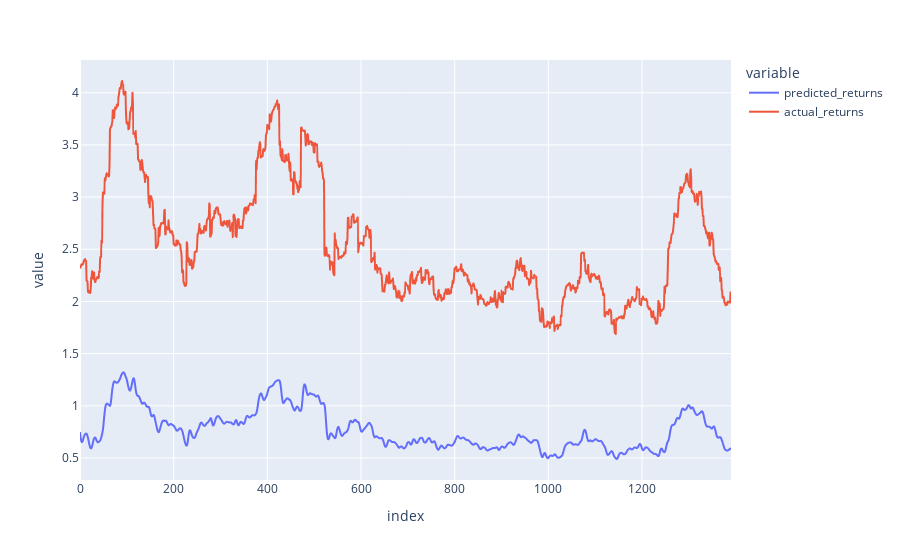

The cell this chart's notebook holds for it:
### Code cell
px.line(output, y=["predicted_returns", "actual_returns"])

### Figure 1 — Plotly figure (JSON) as saved in the notebook; plotly's stock layout.template omitted (floating-point values rounded to 4 significant figures; data arrays with more than 128 entries replaced by an {"elided": "..."} marker saying what was removed)
{"data": [{"hovertemplate": "variable=predicted_returns<br>index=%{x}<br>value=%{y}<extra></extra>", "legendgroup": "predicted_returns", "line": {"color": "#636efa", "dash": "solid"}, "mode": "lines", "name": "predicted_returns", "showlegend": true, "type": "scattergl", "x": {"elided": "1391 int values"}, "xaxis": "x", "y": {"elided": "1391 float values"}, "yaxis": "y"}, {"hovertemplate": "variable=actual_returns<br>index=%{x}<br>value=%{y}<extra></extra>", "legendgroup": "actual_returns", "line": {"color": "#EF553B", "dash": "solid"}, "mode": "lines", "name": "actual_returns", "showlegend": true, "type": "scattergl", "x": {"elided": "1391 int values"}, "xaxis": "x", "y": {"elided": "1391 float values"}, "yaxis": "y"}], "layout": {"legend": {"title": {"text": "variable"}, "tracegroupgap": 0}, "margin": {"t": 60}, "xaxis": {"anchor": "y", "domain": [0, 1], "title": {"text": "index"}}, "yaxis": {"anchor": "x", "domain": [0, 1], "title": {"text": "value"}}}}
